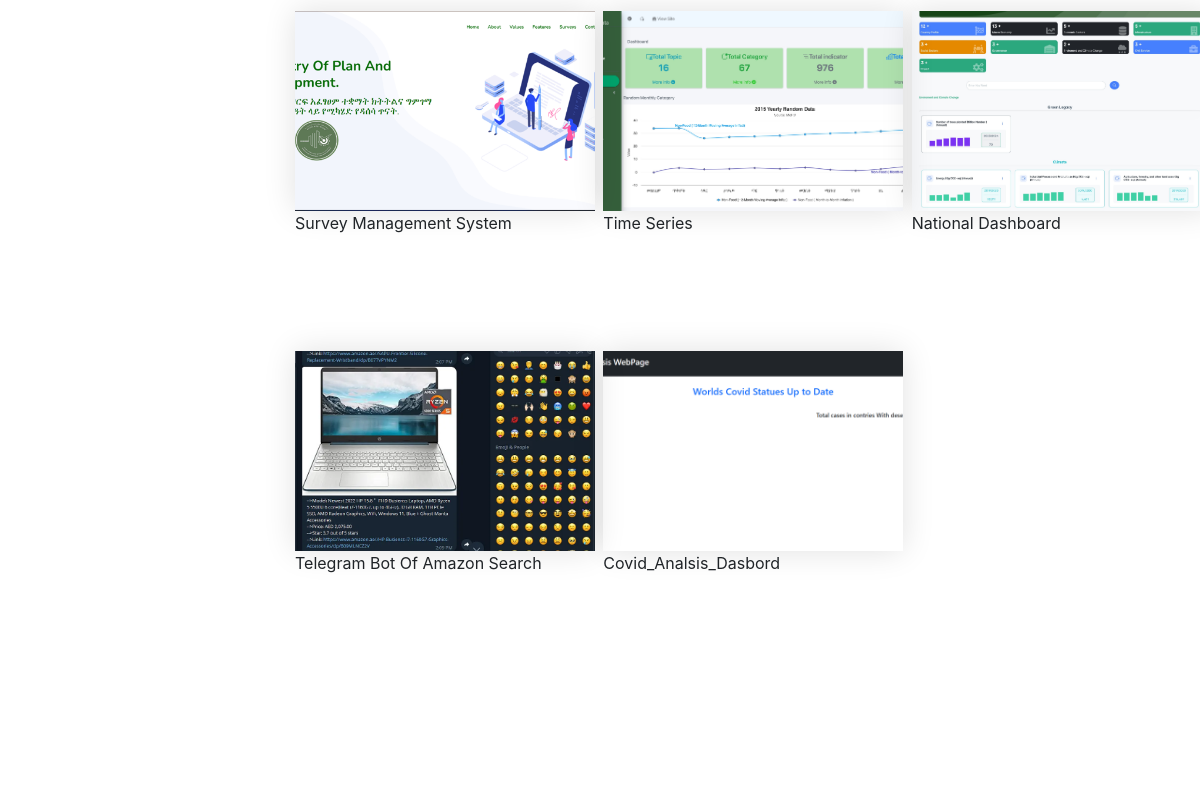
Before: / (middle part) with the older database file.
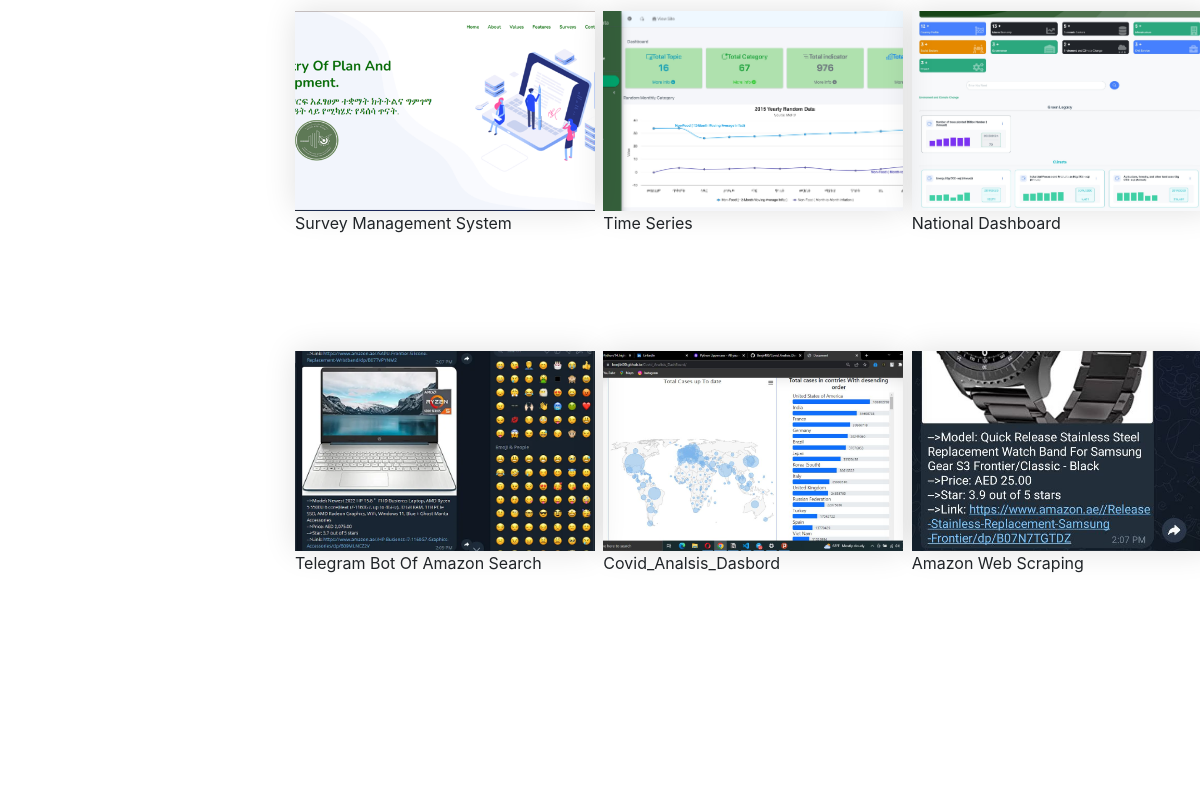
After: the same page with the newer database file.
### PortfolioApp/models.py (models this page shows, shortened)
class Projects(models.Model):
    image = models.ImageField(upload_to="" ,  null=True , blank=True)
    project_type = models.CharField(choices=project_type , max_length=50 , null=True , blank=True)
    title = models.CharField(max_length=50)
    description = models.CharField( max_length=500)

### PortfolioApp/views.py (the view)
# urls.py: path('', onepage, name='onepage'),
def onepage(request):
    if request.method == "POST":
        name = request.POST.get('name')
        message = request.POST.get('message')
        email = request.POST.get('email')
        contact = ContactUs(name=name, email=email, message=message)
        contact.save()
    education = Education.objects.all()
    work_experience = WorkExperience.objects.all()
    projects = Projects.objects.all()
    context = {
        "education" : education,
        "work_experience" : work_experience ,
        "projects" : projects
    }
    return render(request , 'index.html' , context)

### templates/index.html (shortened to what this page needs)
{% load static %}
<!DOCTYPE html>
<html lang="en">
{% include "includes/head.html" %}
<body>
  <div class="arlo_tm_all_wrap" data-magic-cursor="show">
    <div class="arlo_tm_mainpart">
      <div class="arlo_tm_section" id="service">
        <div class="arlo_tm_services">
          <div class="container">
            <div class="service_list">
              <ul>
                {% for i in projects  %}
                <li style="margin-bottom:100px">
                  <div class="work"  style="background-image: url('/media/{{i.image}}'); background-size: cover; background-position: center;height: 200px;width: 300px;">
                  <div class="list_inner ml" >
                    <a class="arlo_tm_full_link" href="#"></a>
                  </div>
                </div>
                 <p>{{i.title}}</p>
                </li>
                {% endfor %}
              </ul>
            </div>
          </div>
        </div>
      </div>
    </div>
  </div>
</body>
</html>

### templates/includes/head.html (shortened to what this page needs)
{% load static %}
<head>
    <link rel="stylesheet" type="text/css" href="{% static 'css/plugins.css' %}" />
    <link rel="stylesheet" type="text/css" href="{% static 'css/style.css' %}" />
    <link rel="stylesheet" href="https://cdnjs.cloudflare.com/ajax/libs/font-awesome/5.15.3/css/all.min.css">
    <link rel="stylesheet" href="https://cdnjs.cloudflare.com/ajax/libs/font-awesome/5.15.3/css/all.min.css">
<link rel="stylesheet" href="https://cdn.jsdelivr.net/npm/bootstrap@4.6.2/dist/css/bootstrap.min.css">
</head>

### templates/includes/sidebar.html (shortened to what this page needs)
{% load static %}

### templates/includes/scripts.html (shortened to what this page needs)
{% load static %}

### static/css/style.css (style rules this page uses)
a { text-decoration: none; }
:root { --main-color: #767676; --yellow-color: #9fb5ba; --blue-color: #2e373f; --font-family: "Mulish", sans-serif; --font-family-poppins: "Poppins", sans-serif; }
html { overflow-x: hidden; padding: 0; margin: 0; }
body { font-family: var(--font-family); font-size: 16px; line-height: 30px; letter-spacing: 0; word-wrap: break-word; font-weight: 400; background-color: #fff; color: var(--main-color); overflow-x: hidden; }
::placeholder { color: #6f6f6f; }
.container { max-width: 1170px; width: 100%; margin-left: auto; margin-right: auto; height: auto; padding: 0 40px; position: relative; clear: both; }
.arlo_tm_all_wrap { width: 100%; height: auto; clear: both; float: left; position: relative; }
.arlo_tm_all_wrap, .arlo_tm_all_wrap * { -webkit-box-sizing: border-box; -moz-box-sizing: border-box; box-sizing: border-box; }
body { scrollbar-width: thin; scrollbar-color: var(--blue-color) #fff; }
.arlo_tm_section { width: 100%; height: auto; clear: both; float: left; }
.arlo_tm_mainpart { width: 100%; height: auto; clear: both; float: left; padding-left: 400px; -webkit-transition: all 0.3s ease; -moz-transition: all 0.3s ease; -ms-transition: all 0.3s ease; -o-transition: all 0.3s ease; transition: all 0.3s ease; }
.arlo_tm_services { width: 100%; height: auto; clear: both; float: left; padding: 140px 0 100px; }
.arlo_tm_services .service_list { width: 100%; height: auto; clear: both; float: left; margin-top: 80px; }
.arlo_tm_services .service_list ul { margin: 0 0 0 -50px; list-style-type: none; display: flex; flex-wrap: wrap; }
.arlo_tm_services .service_list ul li { margin: 0 0 50px; padding-left: 50px; width: 33.3333%; float: left; }
.arlo_tm_services .service_list ul li .list_inner { width: 100%; height: 100%; clear: both; float: left; position: relative; box-shadow: 0 0 30px rgba(0, 0, 0, 0.12); padding: 70px 50px 60px; overflow: hidden; }
.arlo_tm_services .list_inner:before { position: absolute; content: ""; top: 0; bottom: 0; left: 0; right: 0; background-color: var(--blue-color); transform: translateX(-100%) translateY(-100%); -webkit-transition: all 0.3s ease; -moz-transition: all 0.3s ease; -ms-transition: all 0.3s ease; -o-transition: all 0.3s ease; transition: all 0.3s ease; }
.arlo_tm_full_link { position: absolute; top: 0; bottom: 0; left: 0; right: 0; z-index: 5; }
@media (max-width: 1600px) { body { font-size: 15px; } }
@media (max-width: 1600px) { .container { max-width: 1020px; } }
@media (max-width: 1600px) { .arlo_tm_mainpart { padding-left: 280px; } }
@media (max-width: 1600px) { .arlo_tm_services .service_list ul { margin-left: -35px; } }
@media (max-width: 1600px) { .arlo_tm_services .service_list ul li { padding-left: 35px; margin-bottom: 35px; } }
@media (max-width: 1600px) { .arlo_tm_services .service_list ul li .list_inner { padding: 60px 40px 50px; } }

Changed rows visible on the page:
changed Projects "Covid_Analsis_Dasbord": image: a different picture
added Projects: image (picture), title "Amazon Web Scraping"
